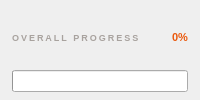
        <widget class="QFrame" name="frame_progress_card">
         <property name="styleSheet"><string>QFrame#frame_progress_card { background: #ffffff; border: 1px solid #ece4d8; border-bottom: 2px solid #e3d6c4; border-radius: 12px; }</string></property>
         <layout class="QVBoxLayout">
          <property name="spacing"><number>4</number></property>
          <property name="leftMargin"><number>12</number></property>
          <property name="topMargin"><number>8</number></property>
          <property name="rightMargin"><number>12</number></property>
          <property name="bottomMargin"><number>8</number></property>
          <item>
           <layout class="QHBoxLayout">
            <property name="spacing"><number>8</number></property>
            <item>
             <widget class="QLabel">
              <property name="text"><string>OVERALL PROGRESS</string></property>
              <property name="styleSheet"><string>font-size: 9px; font-weight: bold; letter-spacing: 2px; color: #a8a29e;</string></property>
             </widget>
            </item>
            <item>
             <spacer><property name="orientation"><enum>Qt::Horizontal</enum></property><property name="sizeHint" stdset="0"><size><width>20</width><height>0</height></size></property></spacer>
            </item>
            <item>
             <widget class="QLabel" name="label_progress_percent">
              <property name="text"><string>0%</string></property>
              <property name="styleSheet"><string>font-size: 11px; font-weight: bold; color: #ea580c;</string></property>
             </widget>
            </item>
           </layout>
          </item>
          <item>
           <widget class="QProgressBar" name="progressbar_processing">
            <property name="value"><number>0</number></property>
            <property name="minimumHeight"><number>8</number></property>
            <property name="maximumHeight"><number>8</number></property>
            <property name="textVisible"><bool>false</bool></property>
           </widget>
          </item>
         </layout>
        </widget>
